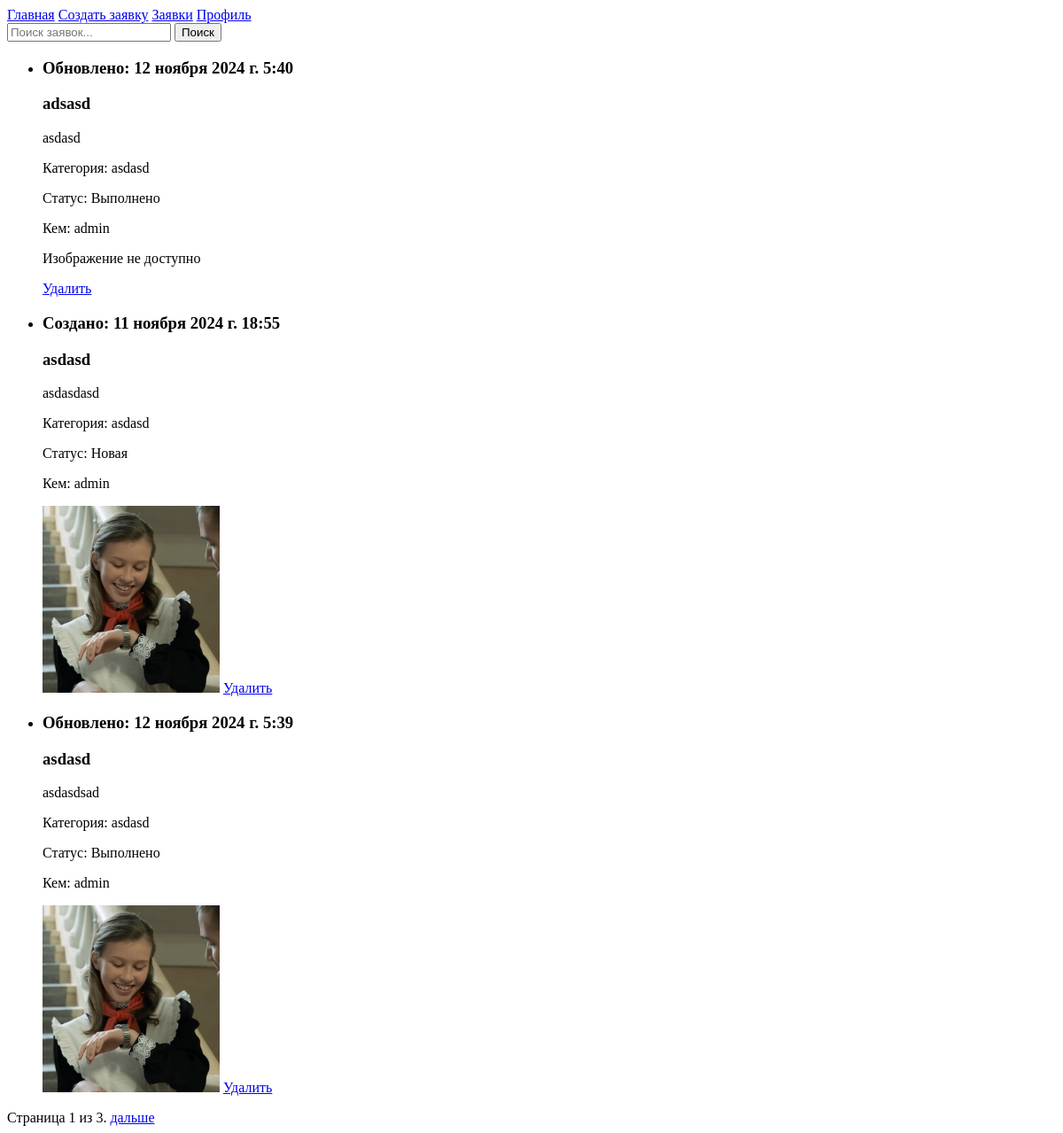
/Design.Pro/application_list/, run on an earlier commit of the app's database.
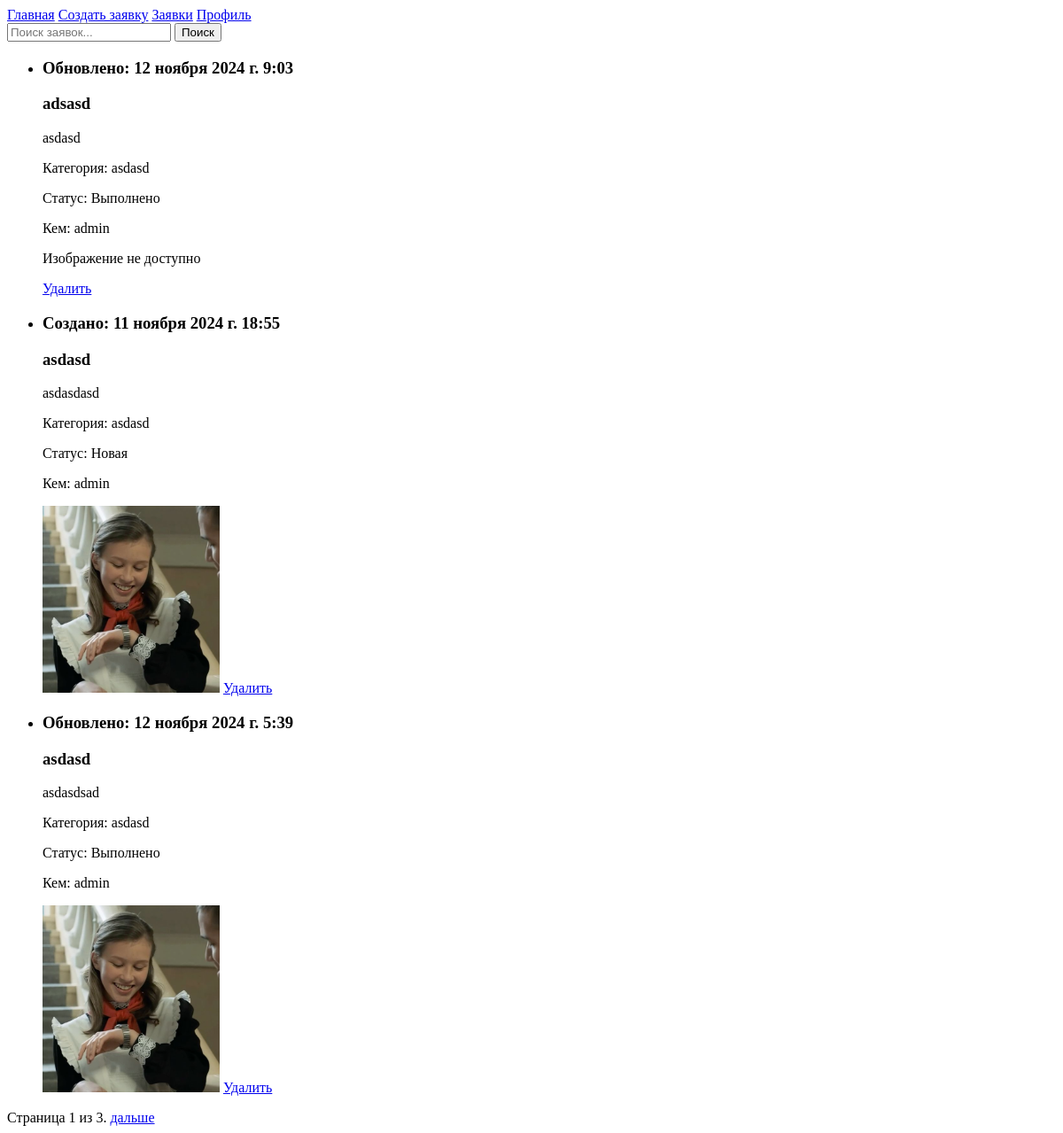
And on a later commit of the database.
### main/models.py (models this page shows, shortened)
class Application(models.Model):
    title_application = models.CharField(max_length=255, blank=True)
    description_application = models.TextField(blank=True)
    category = models.ForeignKey(Category, on_delete=models.SET_NULL, null=True)
    user = models.ForeignKey(CustomUser, on_delete=models.CASCADE, blank=True)
    image = models.ImageField(upload_to='application/', blank=True, null=True)
    created_at = models.DateTimeField(auto_now_add=True)
    updated_at = models.DateTimeField(auto_now=True)
    status = models.CharField(max_length=20, choices=STATUS_CHOICES, default='Новая')
    comment = models.TextField(blank=True)
    design_image = models.ImageField(upload_to='designs/', null=True, blank=True)

class Category(models.Model):
    name = models.CharField(max_length=100, unique=True)
    def __str__(self):
        return self.name

class CustomUser(AbstractUser):
    security_question = models.CharField(max_length=255, blank=True)
    security_answer = models.CharField(max_length=255, blank=True)
    login_count = models.IntegerField(default=0)
    last_login_date = models.DateTimeField(auto_now_add=True, null=True, blank=True)

### main/views.py (the view, shortened to what this page needs)
# urls.py: path('application_list/', views.ApplicationListView.as_view(), name='application_list'),
class ApplicationListView(generic.ListView):
    template_name = 'polls/index.html'
    context_object_name = 'application_list'
    paginate_by = 3
    def get_queryset(self):
        queryset = Application.objects.order_by('id')
        query = self.request.GET.get('q')
        return queryset

### main/templates/main/application_list.html (shortened to what this page needs)
{% extends 'basic.html' %}
{% block content %}
<form method="GET" action="{% url 'application_list' %}">
    <input type="text" name="q" placeholder="Поиск заявок..." value="{{ request.GET.q }}">
    <button type="submit">Поиск</button>
</form>
<ul>
    {% for form in application_list %}
        <li>
            {% if form.created_at == form.updated_at %}
                <h3>Создано: {{ form.created_at }}</h3>
            {% else %}
                <h3>Обновлено: {{ form.updated_at }}</h3>
            {% endif %}
            <h3>{{ form.title_application }}</h3>
            <p>{{ form.description_application }}</p>
            <p>Категория: {{ form.category }}</p>
            <p>Статус: {{ form.status }} {% if user.is_staff %}<a href="{% url 'change_status' form.id %}">Сменить статус</a>{% endif %}</p>
            <p>Кем: {{ form.user }}</p>
            {% if form.image %}
                <img src="{{ form.image.url }}" alt="Image" style="width:200px;">
            {% else %}
                <p>Изображение не доступно</p>
            {% endif %}
            <a href="{% url 'confirm_delete_application' form.id %}">Удалить</a>
        </li>
    {% endfor %}
</ul>
{% block pagination %}
    {% if is_paginated %}
    <div>
        <span>
            <span class="page-current">
                Страница {{ page_obj.number }} из {{ page_obj.paginator.num_pages }}.
            </span>
            {% if page_obj.has_next %}
                <a href="{{ request.path }}?page={{ page_obj.next_page_number }}{% if request.GET.q %}&q={{ request.GET.q }}{% endif %}">дальше</a>
            {% endif %}
        </span>
    </div>
    {% endif %}
{% endblock %}
{% endblock %}

What changed in the data, as far as the page shows it:
changed Application "adsasd": updated_at "12 ноября 2024 г. 5:40" → "12 ноября 2024 г. 9:03"
